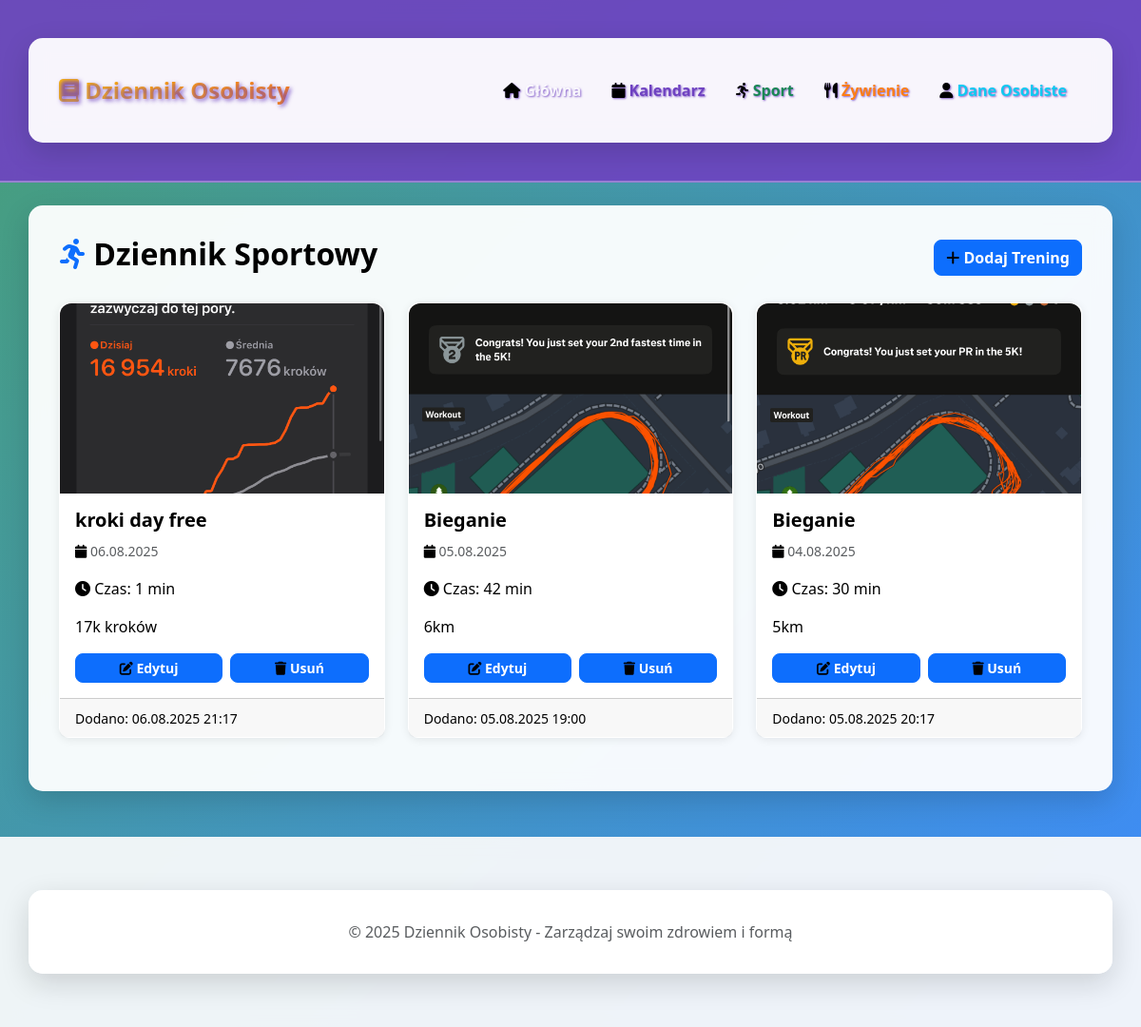
Screenshot of /sport with the database file from the repository.
### app.py (models this page shows)
class SportEntry(db.Model):
    id = db.Column(db.Integer, primary_key=True)
    date = db.Column(db.Date, nullable=False)
    activity = db.Column(db.String(100), nullable=False)
    duration = db.Column(db.Integer)  # w minutach
    notes = db.Column(db.Text)
    photo_filename = db.Column(db.String(200))
    created_at = db.Column(db.DateTime, default=datetime.utcnow)

### app.py (the view)
@app.route('/sport')
def sport():
    entries = SportEntry.query.order_by(SportEntry.date.desc()).limit(10).all()
    return render_template('sport.html', entries=entries)

### templates/sport.html (shortened to what this page needs)
{% extends "base.html" %}
{% block body_class %}bg-sport{% endblock %}
{% block content %}
<div class="d-flex justify-content-between align-items-center mb-4">
    <h2><i class="fas fa-running text-primary"></i> Dziennik Sportowy</h2>
    <a href="{{ url_for('add_sport') }}" class="btn btn-primary">
        <i class="fas fa-plus"></i> Dodaj Trening
    </a>
</div>
{% if entries %}
<div class="row">
    {% for entry in entries %}
    <div class="col-md-6 col-lg-4 mb-4">
        <div class="card h-100">
            {% if entry.photo_filename %}
            <img src="{{ url_for('static', filename='uploads/' + entry.photo_filename) }}"
                 class="card-img-top photo-trigger"
                 style="height: 200px; object-fit: cover; cursor: pointer;"
                 alt="Zdjęcie z treningu"
                 data-bs-toggle="modal"
                 data-bs-target="#sportPhotoModal{{ entry.id }}"
                 loading="lazy">
            {% endif %}
            <div class="card-body">
                <h5 class="card-title">{{ entry.activity }}</h5>
                <p class="card-text">
                    <small class="text-muted">
                        <i class="fas fa-calendar"></i> {{ entry.date.strftime('%d.%m.%Y') }}
                    </small>
                </p>
                {% if entry.duration %}
                <p class="card-text">
                    <i class="fas fa-clock"></i> Czas: {{ entry.duration }} min
                </p>
                {% endif %}
                {% if entry.notes %}
                <p class="card-text">{{ entry.notes[:100] }}{% if entry.notes|length > 100 %}...{% endif %}</p>
                {% endif %}
                <div class="d-flex gap-2 mt-2">
                    <a href="{{ url_for('edit_sport', id=entry.id) }}" class="btn btn-outline-primary btn-sm flex-fill">
                        <i class="fas fa-edit"></i> Edytuj
                    </a>
                    <form method="POST" action="{{ url_for('delete_sport', id=entry.id) }}" class="flex-fill">
                        <button type="submit" class="btn btn-outline-danger btn-sm w-100"
                                onclick="return confirm('Czy na pewno chcesz usunąć ten trening?')">
                            <i class="fas fa-trash"></i> Usuń
                        </button>
                    </form>
                </div>
            </div>
            <div class="card-footer text-muted">
                <small>Dodano: {{ entry.created_at.strftime('%d.%m.%Y %H:%M') }}</small>
            </div>
        </div>
    </div>
    {% endfor %}
</div>
{% endif %}
{% endblock %}

### templates/base.html (shortened to what this page needs)
<!DOCTYPE html>
<html lang="pl">
<head>
    <link href="https://cdn.jsdelivr.net/npm/bootstrap@5.3.0/dist/css/bootstrap.min.css" rel="stylesheet">
    <link href="https://cdnjs.cloudflare.com/ajax/libs/font-awesome/6.0.0/css/all.min.css" rel="stylesheet">
    <link href="{{ url_for('static', filename='css/style.css') }}" rel="stylesheet">
</head>
<body class="{% block body_class %}{% endblock %}">
    <nav class="navbar navbar-expand-lg navbar-dark bg-primary">
        <div class="container">
            <a class="navbar-brand" href="{{ url_for('index') }}">
                <i class="fas fa-book"></i> Dziennik Osobisty
            </a>
            <div class="collapse navbar-collapse" id="navbarNav">
                <ul class="navbar-nav ms-auto">
                    <li class="nav-item">
                        <a class="nav-link" href="{{ url_for('index') }}">
                            <i class="fas fa-home"></i> Główna
                        </a>
                    </li>
                    <li class="nav-item">
                        <a class="nav-link" href="{{ url_for('calendar') }}">
                            <i class="fas fa-calendar"></i> Kalendarz
                        </a>
                    </li>
                    <li class="nav-item">
                        <a class="nav-link" href="{{ url_for('sport') }}">
                            <i class="fas fa-running"></i> Sport
                        </a>
                    </li>
                    <li class="nav-item">
                        <a class="nav-link" href="{{ url_for('nutrition') }}">
                            <i class="fas fa-utensils"></i> Żywienie
                        </a>
                    </li>
                    <li class="nav-item">
                        <a class="nav-link" href="{{ url_for('personal') }}">
                            <i class="fas fa-user"></i> Dane Osobiste
                        </a>
                    </li>
                </ul>
            </div>
        </div>
    </nav>
    <div class="container mt-4">
        {% block content %}{% endblock %}
    </div>
    <footer class="bg-light mt-5 py-4">
        <div class="container text-center">
            <p class="mb-0 text-muted">© 2025 Dziennik Osobisty - Zarządzaj swoim zdrowiem i formą</p>
        </div>
    </footer>
</body>
</html>

### rows the page displays
SportEntry: photo_filename (picture), activity "kroki day free", date "06.08.2025", duration "1", notes "17k kroków", created_at "06.08.2025 21:17"
SportEntry: photo_filename (picture), activity "Bieganie", date "05.08.2025", duration "42", notes "6km", created_at "05.08.2025 19:00"
SportEntry: photo_filename (picture), activity "Bieganie", date "04.08.2025", duration "30", notes "5km", created_at "05.08.2025 20:17"
